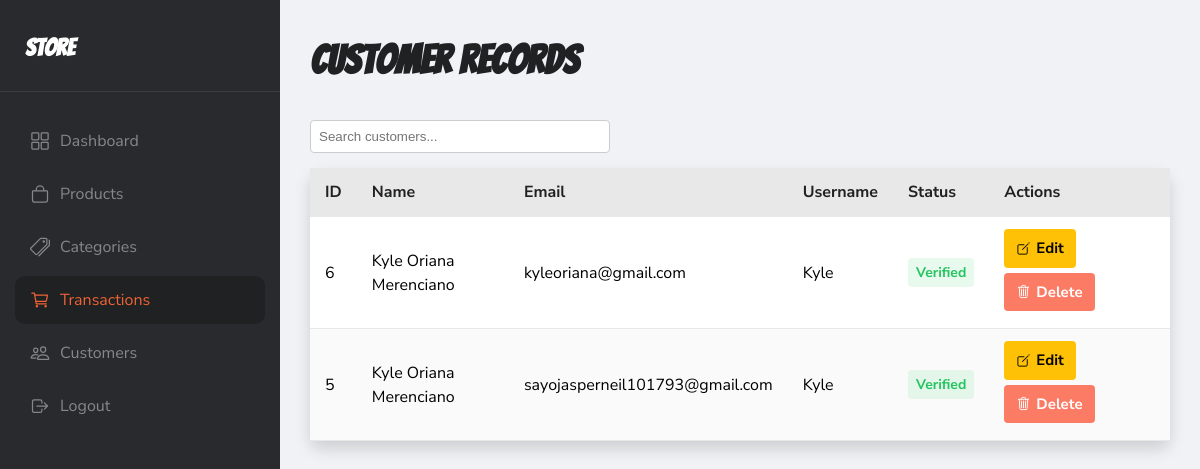
The page /customers.php on the database its author committed.
### tables this page shows
CREATE TABLE `signup` (
  `id` int(11) NOT NULL,
  `first_name` varchar(50) NOT NULL,
  `middle_name` varchar(50) DEFAULT NULL,
  `last_name` varchar(50) NOT NULL,
  `email` varchar(100) NOT NULL,
  `username` varchar(50) NOT NULL,
  `password` varchar(255) NOT NULL,
  `status` enum('unverified','verified','blocked') DEFAULT NULL,
  `profile_picture` varchar(255) DEFAULT NULL,
  `otp` varchar(10) DEFAULT NULL
);

### customers.php (the view, shortened to what this page needs)
<?php
$host = 'localhost';
$dbname = 'kitter';
$username = 'root';
$password = '';
try {
    $pdo = new PDO("mysql:host=$host;dbname=$dbname", $username, $password);
    $pdo->setAttribute(PDO::ATTR_ERRMODE, PDO::ERRMODE_EXCEPTION);
} catch(PDOException $e) {
    die("Connection failed: " . $e->getMessage());
}
try {
    $stmt = $pdo->query("SELECT * FROM signup ORDER BY id DESC");
    $customers = $stmt->fetchAll(PDO::FETCH_ASSOC);
} catch(PDOException $e) {
    $customers = [];
    $error = "Error fetching customers: " . $e->getMessage();
}
?>
<!DOCTYPE html>
<html lang="en">
<head>
<link rel="stylesheet" href="style.css" />
</head>
<body>
<div class="admin-container">
  <aside class="sidebar">
    <div class="sidebar-logo">
      <h1 class="logo">Store</h1>
    </div>
    <nav class="sidebar-nav">
      <ul class="sidebar-menu">
        <li class="sidebar-menu-item">
          <a href="#" class="sidebar-menu-link">
            <ion-icon name="grid-outline"></ion-icon>
            <span>Dashboard</span>
          </a>
        </li>
        <li class="sidebar-menu-item">
          <a href="admin.html" class="sidebar-menu-link">
            <ion-icon name="bag-outline"></ion-icon>
            <span>Products</span>
          </a>
        </li>
        <li class="sidebar-menu-item">
          <a href="category.php" class="sidebar-menu-link">
            <ion-icon name="pricetags-outline"></ion-icon>
            <span>Categories</span>
          </a>
        </li>
        <li class="sidebar-menu-item">
          <a href="transactions.php" class="sidebar-menu-link active">
            <ion-icon name="cart-outline"></ion-icon>
            <span>Transactions</span>
          </a>
        </li>
        <li class="sidebar-menu-item">
          <a href="customers.php" class="sidebar-menu-link">
            <ion-icon name="people-outline"></ion-icon>
            <span>Customers</span>
          </a>
        <li class="sidebar-menu-item">
          <a href="logout.php" class="sidebar-menu-link">
            <ion-icon name="log-out-outline"></ion-icon>
            <span>Logout</span>
          </a>
        </li>
      </ul>
    </nav>
  </aside>
  <main class="main-content">
    <div class="dashboard-header">
      <h1 class="dashboard-title">Customer Records</h1>
    </div>
    <?php if ($customers): ?>
    <input type="text" id="searchCustomer" placeholder="Search customers..." style="margin-bottom:15px; padding:8px; width:100%; max-width:300px; border-radius:4px; border:1px solid #ccc;">
    <table id="customerTable">
      <thead>
        <tr>
          <th>ID</th>
          <th>Name</th>
          <th>Email</th>
          <th>Username</th>
          <th>Status</th>
          <th>Actions</th>
        </tr>
      </thead>
      <tbody>
        <?php foreach ($customers as $customer): ?>
        <tr>
          <td><?= htmlspecialchars($customer['id']) ?></td>
          <td><?= htmlspecialchars($customer['first_name'].' '.($customer['middle_name']??'').' '.$customer['last_name']) ?></td>
          <td><?= htmlspecialchars($customer['email']) ?></td>
          <td><?= htmlspecialchars($customer['username']) ?></td>
          <td>
            <?php
            $status = $customer['status'] ?? 'verified';
            $statusClass = 'status-' . strtolower($status);
            ?>
            <span class="status-badge <?= $statusClass ?>"><?= ucfirst($status) ?></span>
          </td>
          <td style="min-width:160px;">
            <button class="action-btn edit-btn" onclick="showEditConfirmation(<?= $customer['id'] ?>, '<?= $status ?>')">
              <ion-icon name="create-outline"></ion-icon> Edit
            </button>
            <button class="action-btn delete-btn" onclick="showDeleteConfirmation(<?= $customer['id'] ?>)">
              <ion-icon name="trash-outline"></ion-icon> Delete
            </button>
          </td>
        </tr>
        <?php endforeach; ?>
      </tbody>
    </table>
    <?php else: ?>
    <p>No customer data available.</p>
    <?php endif; ?>
  </main>
</div>
</body>
</html>

### assets/css/style.css (style rules this page uses)
:root { --bright-yellow-crayola: hsl(36, 94%, 57%); --portland-orange: hsl(15, 84%, 57%); --battleship-gray: hsl(0, 0%, 53%); --silver-chalice: hsl(0, 0%, 70%); --spanish-gray: hsl(0, 0%, 60%); --sonic-silver: hsl(208, 7%, 46%); --raisin-black: hsl(228, 6%, 17%); --eerie-black: hsl(210, 3%, 13%); --bittersweet: hsl(9, 96%, 69%); --light-gray: hsl(0, 0%, 80%); --platinum: hsl(0, 0%, 91%); --amber: hsl(45, 100%, 51%); --white: hsl(0, 0%, 100%); --black: hsl(0, 0%, 0%); --onyx: hsl(220, 2%, 24%); --ff-bangers: 'Bangers', cursive; --ff-carter_one: 'Carter One', cursive; --ff-nunito_sans: 'Nunito Sans', sans-serif; --fs-1: 6.5rem; --fs-2: 3.2rem; --fs-3: 2.4rem; --fs-4: 2rem; --fs-5: 1.8rem; --fs-6: 1.5rem; --fs-7: 1.4rem; --fs-8: 1rem; --fw-400: 400; --fw-700: 700; --section-padding: 40px; --shadow-1: 0 8px 16px hsla(0, 0%, 0%, 0.15); --shadow-2: 0 8px 8px hsla(0, 0%, 0%, 0.2); --radius-4: 4px; --radius-10: 10px; --transition-1: 0.25s ease; --transition-2: 0.5s ease; --cubic-in: cubic-bezier(0.51, 0.03, 0.64, 0.28); --cubic-out: cubic-bezier(0.33, 0.85, 0.4, 0.96); }
*, *::before, *::after { margin: 0; padding: 0; box-sizing: border-box; }
li { list-style: none; }
a, img, span, button, ion-icon { display: block; }
a { color: inherit; text-decoration: none; }
button { background: none; border: none; font: inherit; cursor: pointer; }
ion-icon { pointer-events: none; }
html { font-family: var(--ff-nunito_sans); font-size: 10px; scroll-behavior: smooth; }
body { background-color: var(--white); color: var(--black); font-size: 1.6rem; line-height: 1.5; }
.logo { font-family: var(--ff-carter_one); font-size: 3rem; }
@media (min-width: 575px) { :root { --fs-2: 4rem; --fs-3: 2.6rem; } }
@media (min-width: 768px) { :root { --fs-1: 9rem; } }
@media (min-width: 992px) { :root { --fs-1: 12rem; --fs-3: 3rem; --section-padding: 50px; } }
@media (min-width: 992px) { .logo { font-size: 3.8rem; } }
@media (min-width: 1200px) { :root { --fs-1: 15rem; --fs-3: 3.2rem; } }

### customers.php (style rules this page uses)
body { font-family: 'Nunito Sans', sans-serif; background-color: #f0f2f5; margin: 0; padding: 0; }
.admin-container { display: flex; min-height: 100vh; }
.sidebar { width: 280px; background-color: var(--raisin-black); color: var(--white); padding: 30px 0; position: fixed; height: 100vh; overflow-y: auto; }
.sidebar-logo { padding: 0 25px 25px; border-bottom: 1px solid var(--onyx); margin-bottom: 25px; }
.sidebar-logo h1 { font-family: 'Bangers', cursive; font-size: 24px; }
.sidebar-nav { padding: 0 15px; }
.sidebar-menu { padding: 0; margin: 0; }
.sidebar-menu-item { list-style: none; margin-bottom: 5px; }
.sidebar-menu-link { display: flex; align-items: center; padding: 12px 15px; color: var(--battleship-gray); border-radius: var(--radius-10); transition: var(--transition-1); text-decoration: none; }
.sidebar-menu-link.active, .sidebar-menu-link:hover { background-color: var(--eerie-black); color: var(--portland-orange); }
.sidebar-menu-link ion-icon { font-size: 20px; margin-right: 10px; }
.main-content { margin-left: 280px; padding: 30px; flex: 1; }
.dashboard-header { display: flex; justify-content: space-between; align-items: center; margin-bottom: 30px; }
.dashboard-title { font-size: var(--fs-2); color: var(--eerie-black); font-family: 'Bangers', cursive; }
table { width: 100%; border-collapse: collapse; background-color: #fff; border-radius: var(--radius-10); box-shadow: var(--shadow-1); }
th, td { padding: 12px 15px; border-bottom: 1px solid var(--platinum); text-align: left; }
th { background-color: var(--platinum); font-weight: var(--fw-700); color: var(--eerie-black); }
tr:nth-child(even) { background-color: #fafafa; }
.action-btn { padding: 8px 12px; margin-right: 5px; margin-bottom: 5px; border-radius: var(--radius-4); cursor: pointer; border: none; font-size: var(--fs-6); font-weight: var(--fw-700); display: inline-flex; align-items: center; gap: 5px; transition: var(--transition-1); }
.edit-btn { background-color: var(--amber); color: var(--black); }
.delete-btn { background-color: var(--bittersweet); color: var(--white); }
.status-badge { padding: 4px 8px; border-radius: var(--radius-4); font-size: var(--fs-7); font-weight: var(--fw-700); }
.status-verified { background-color: rgba(34, 197, 94, 0.1); color: rgb(34, 197, 94); }

### rows shown on the page
signup: id "6", first_name+middle_name+last_name "Kyle Oriana Merenciano", email "kyleoriana@gmail.com", username "Kyle", status "Verified"
signup: id "5", first_name+middle_name+last_name "Kyle Oriana Merenciano", email "sayojasperneil101793@gmail.com", username "Kyle", status "Verified"
